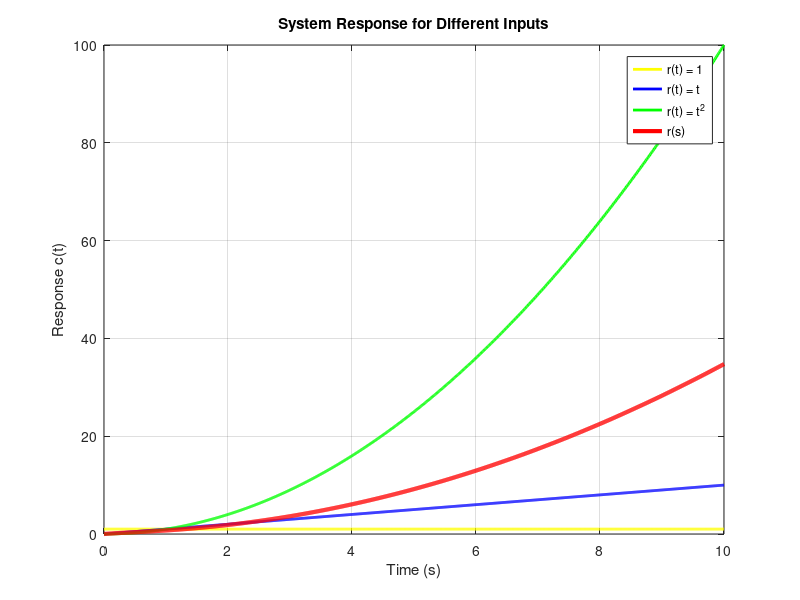

This figure's MATLAB source:
%% Parameters
% Differential equation as a function
ode_func = @(t, c, r) r - 3*c;
% Time range
tspan = [0 10];
% Initial condition
c0 = 0;
% Step input r1 = @(t) 1;
r1 = @(t) ones(size(t)); 
% Ramp input
r2 = @(t) t;
% Quadratic input
r3 = @(t) t.^2;
% Define a common time vector for plotting
t_common = linspace(0, 10, 1000);
%% Calculations
% Solve using ode45
[t1, c1] = ode45(@(t, c) ode_func(t, c, r1(t)), tspan, c0);
[t2, c2] = ode45(@(t, c) ode_func(t, c, r2(t)), tspan, c0);
[t3, c3] = ode45(@(t, c) ode_func(t, c, r3(t)), tspan, c0);

% Interpolate results to match common time vector
c1_interp = interp1(t1, c1, t_common, 'linear');
c2_interp = interp1(t2, c2, t_common, 'linear');
c3_interp = interp1(t3, c3, t_common, 'linear');

% Add for final system response
response = c1_interp + c2_interp + c3_interp;

%% Graphs
% Plot Results
figure;
plot(t_common, r1(t_common), 'y', 'LineWidth', 2); hold on;
plot(t_common, r2(t_common), 'b', 'LineWidth', 2);
plot(t_common, r3(t_common), 'g', 'LineWidth', 2);
plot(t_common, response, 'r', 'LineWidth', 3);
legend('r(t) = 1', 'r(t) = t', 'r(t) = t^2', 'r(s)');
xlabel('Time (s)');
ylabel('Response c(t)');
title('System Response for Different Inputs');
grid on;
